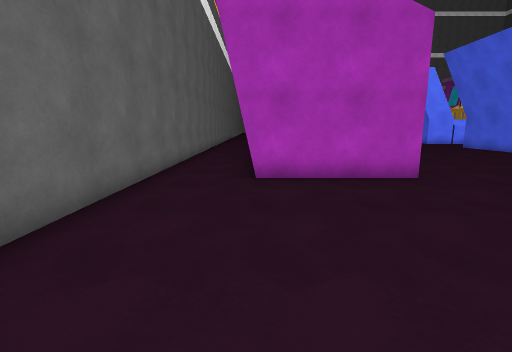
[1] (above)

24 first-person views from a walk through a Unity game level. The camera is 1.4 m above the floor, tilts 10° down and sees 85° across. The floor is counted in squares, 1 m on a side. Each view is taken from the middle of a square. On the plan, view 1 faces up. The plan holds only what a view shows up to about 14 squares ahead; the rest is blank. The place goes on beyond the plan. The player character is not drawn.

[2]
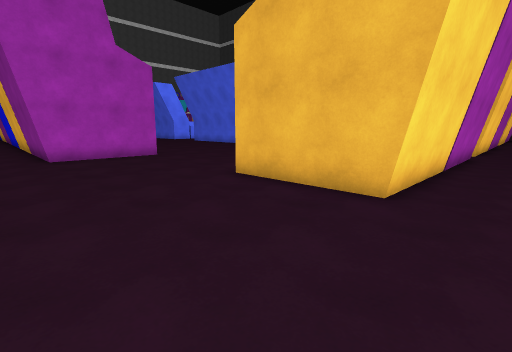

[3]
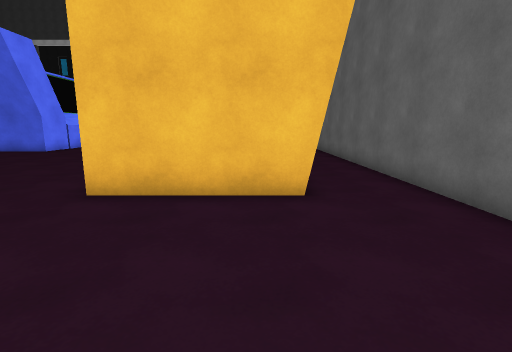

[4]
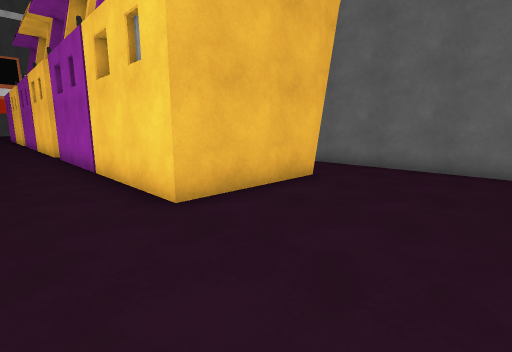

[5]
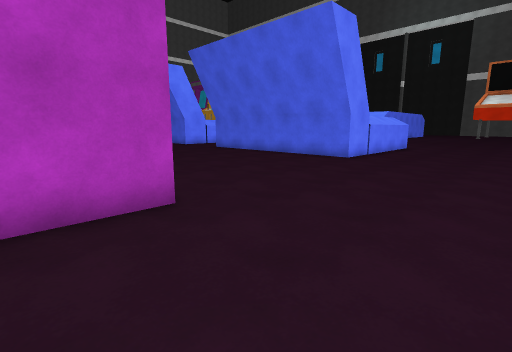

[6]
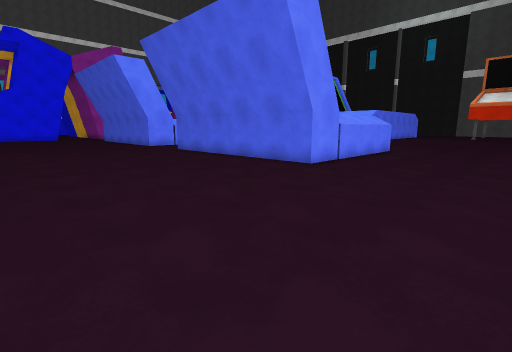

[7]
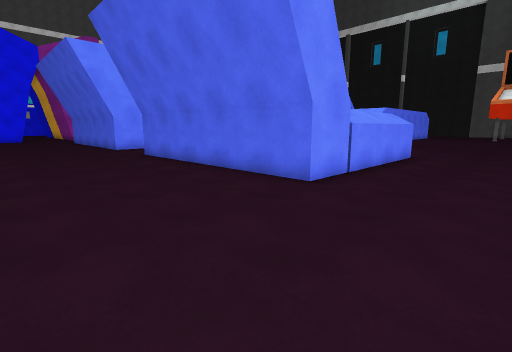

[8]
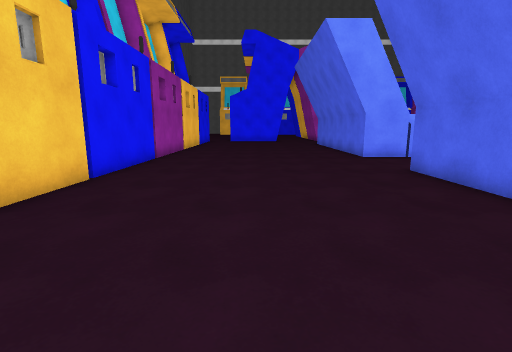

[9]
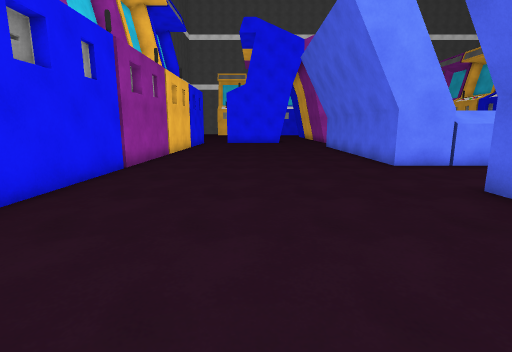

[10]
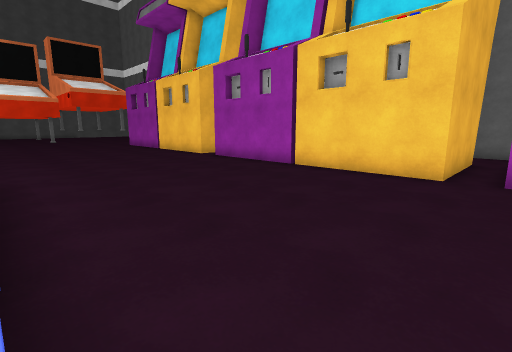

[11]
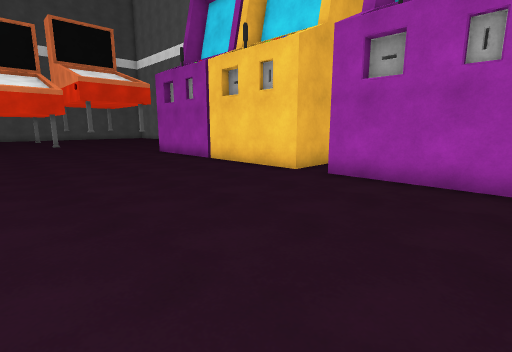

[12]
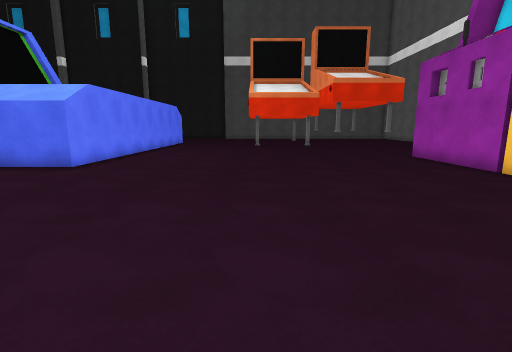

[13]
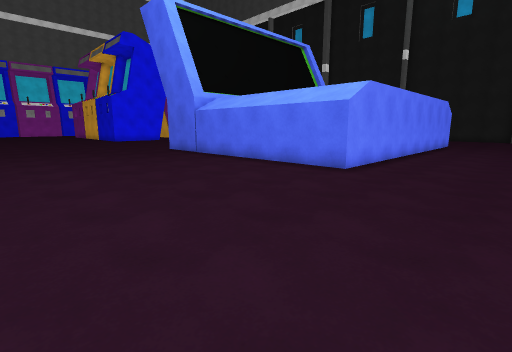

[14]
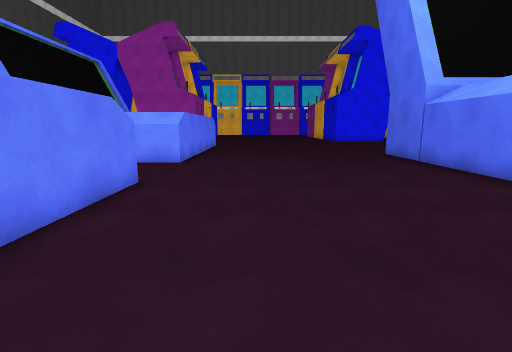

[15]
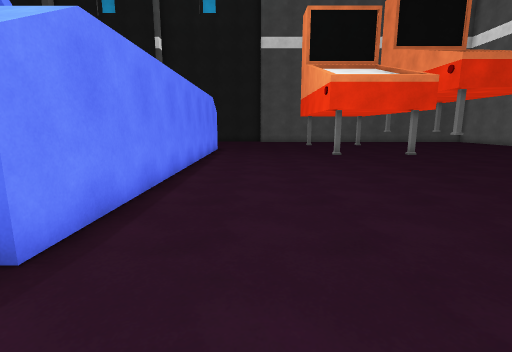

[16]
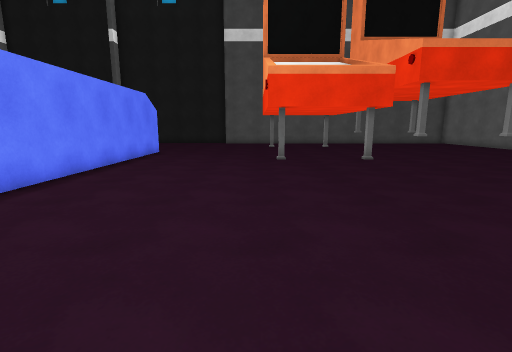

[17]
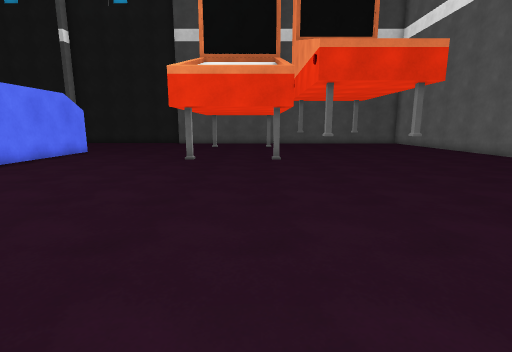

[18]
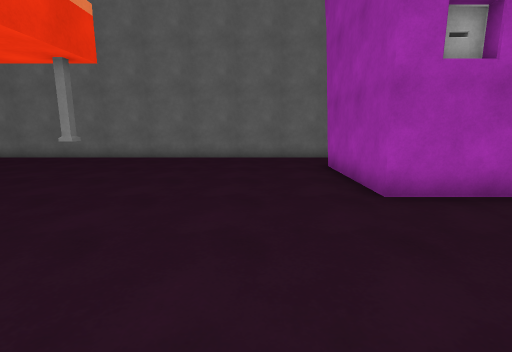

[19]
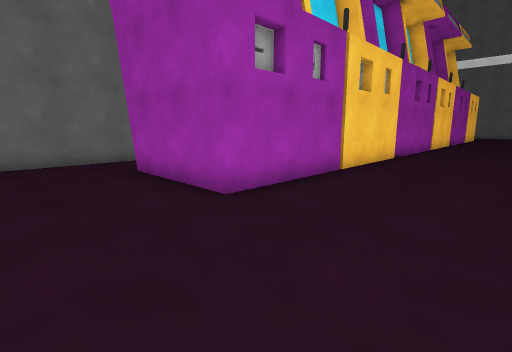

[20]
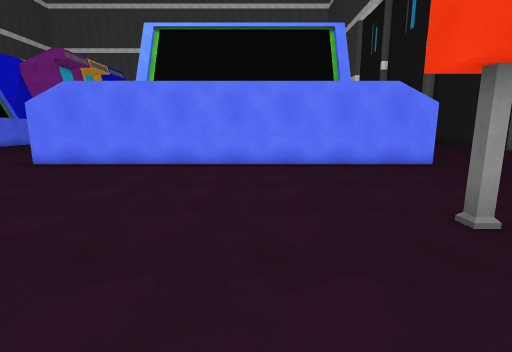

[21]
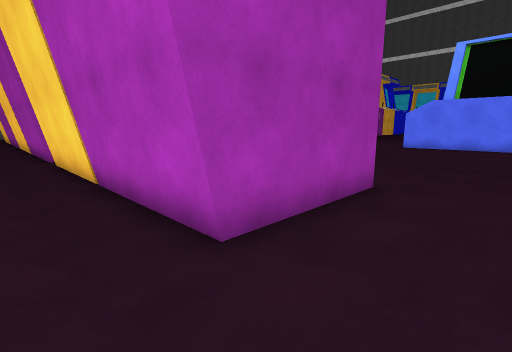

[22]
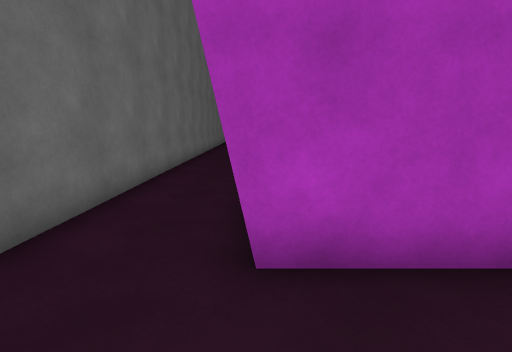

[23]
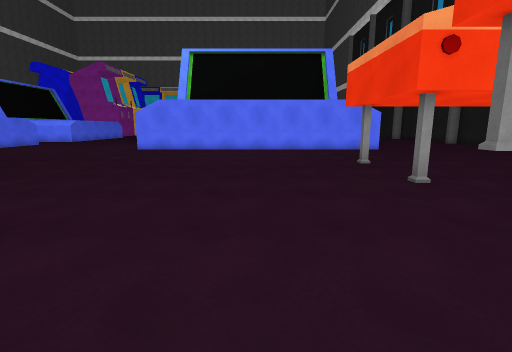

[24]
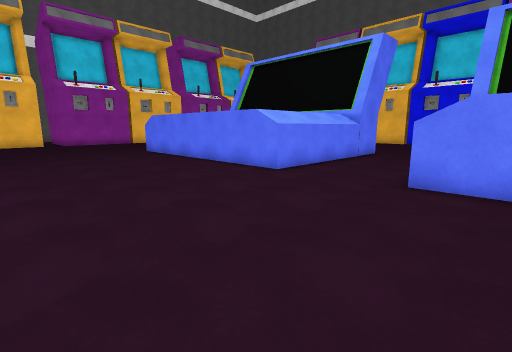

### Floor plan
Points are (right, up) in squares from view 1. A wall is a line through its corners. A room is listed if a view was taken in it or the views show most of it. See-through windows are left out.
Room 1 (views 1, 2, 3, 4, 5, 6, 7, 8, 9, 10, 11, 12, 13, 14, 15, 16, 17, 18, 19, 20, 21, 22, 23, 24)
walls: (22, 9) (14, 9) (14, 19); (25.6, -1.6) (25.6, 0.5) (35.4, 0.5) (35.4, -4.1); (24.4, -3.9) (24.4, -4.1); (14.9, 19) (22, 19) (22, 11.9); (24.4, -4.3) (19.8, -4.3); (16.4, -4.3) (14.6, -4.3) (14.6, 0.5) (24.4, 0.5) (24.4, 0); (13.5, -4.3) (3.6, -4.3); (23.9, -6.9) (45.5, -6.9); (17.5, 23) (14, 23) (14, 27.2); (4.6, 7.6) (-0.3, 7.6) (-0.3, 12.3); (22, 26.1) (22, 23) (20.2, 23); (35.4, -4.3) (25.6, -4.3); (3.6, -4.1) (3.6, 0.5) (13.5, 0.5); (43.1, 1.6) (43.1, 2.1); (43.1, -2.1) (43.1, -1.8) (43.5, -1.8); (-3, 14.2) (-3, 3.1); (45.5, 14.4) (31.6, 14.4) (31.6, 26.2); (4.5, 27.3) (4.5, 14.8); (-0.6, -6.9) (15, -6.9)
low walls: (24.4, -4.1) (22.6, -4.1); (30.5, -4.1) (25.6, -4.1); (11.4, -4.1) (9.5, -4.1); (9.4, -4.1) (8.6, -4.1); (8.4, -4.1) (3.6, -4.1); (35.4, -4.1) (30.6, -4.1)

Where each view was taken, in squares from view 1:
view 1: 0 up, 0 right, facing up
view 2: 6 down, 2 left, facing up-right
view 3: 3 down, 2 left, facing right
view 4: 3 up, 1 left, facing down-right
view 5: 3 up, 2 right, facing up-right
view 6: 3 up, 5 right, facing up-right
view 7: 5 up, 8 right, facing up-right
view 8: 10 up, 9 right, facing up
view 9: 13 up, 9 right, facing up
view 10: 9 up, 13 right, facing down-right
view 11: 8 up, 20 right, facing down-right
view 12: 8 up, 22 right, facing right
view 13: 10 up, 23 right, facing up-right
view 14: 12 up, 25 right, facing up
view 15: 12 up, 29 right, facing right
view 16: 9 up, 31 right, facing right
view 17: 5 up, 31 right, facing right
view 18: 6 up, 38 right, facing down
view 19: 5 up, 39 right, facing down-left
view 20: 4 up, 40 right, facing up
view 21: 6 down, 38 right, facing up-left
view 22: 4 down, 38 right, facing left
view 23: 3 down, 39 right, facing up
view 24: 25 up, 29 right, facing down-left
